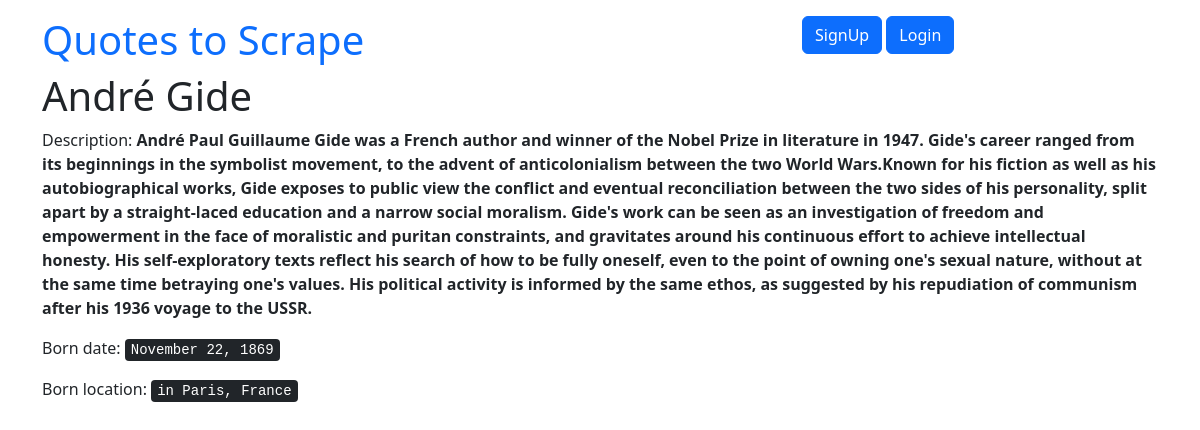
/author_detail/4, run on the app's committed database.
### quotes/models.py (models this page shows, shortened)
class Author(models.Model):
    fullname = models.CharField(max_length=50)
    born_date = models.CharField(max_length=50)
    born_location =  models.CharField(max_length=150)
    description = models.TextField()
    created_at = models.DateTimeField(auto_now_add=True)
    user = models.ForeignKey(User, on_delete=models.CASCADE, default=1, null = True)

### quotes/views.py (the view)
# urls.py: path('author_detail/<int:author_id>', views.author_detail, name='author_detail'),
def author_detail(request, author_id):
    author = get_object_or_404(Author, pk=author_id)
    return render(request, 'quotes/author_detail.html', {"author": author})

### quotes/templates/quotes/author_detail.html
{% extends "quotes/base.html" %}
{% block content %}
<h1>{{author.fullname}}</h1>
<p>Description: <b>{{author.description}}</b></p>
<p>Born date: <kbd>{{author.born_date}}</kbd></p>
<p>Born location: <kbd>{{author.born_location}}</kbd></p>
{% endblock %}

### data on the page
Author: fullname "André Gide", description "André Paul Guillaume Gide was a French author and winner of the Nobel Prize in literature in 1947. Gide's career ranged from its beginnings in the symbolist movement, to the advent of anticolonialism between the two World Wars.Known for his fiction as well as his autobiographical works, Gide exposes to public view the conflict and eventual reconciliation between the two sides of his personality, split apart by a straight-laced education and a narrow social moralism. Gide's work can be seen as an investigation of freedom and empowerment in the face of moralistic and puritan constraints, and gravitates around his continuous effort to achieve intellectual honesty. His self-exploratory texts…", born_date "November 22, 1869", born_location "in Paris, France"
